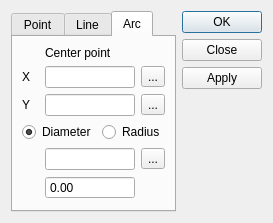
<?xml version="1.0" encoding="UTF-8"?>
<ui version="4.0">
 <class>Dialog</class>
 <widget class="QDialog" name="Dialog">
  <property name="geometry">
   <rect>
    <x>0</x>
    <y>0</y>
    <width>256</width>
    <height>205</height>
   </rect>
  </property>
  <property name="windowTitle">
   <string>Geo Palette</string>
  </property>
  <layout class="QHBoxLayout" name="horizontalLayout">
   <item>
    <widget class="QTabWidget" name="tabWidget">
     <property name="currentIndex">
      <number>2</number>
     </property>
     <widget class="QWidget" name="point_tab">
      <attribute name="title">
       <string>Point</string>
      </attribute>
      <layout class="QGridLayout" name="gridLayout">
       <item row="1" column="0">
        <widget class="QLabel" name="label_2">
         <property name="text">
          <string>X</string>
         </property>
        </widget>
       </item>
       <item row="1" column="2">
        <widget class="QToolButton" name="toolButton">
         <property name="text">
          <string>...</string>
         </property>
        </widget>
       </item>
       <item row="1" column="1">
        <widget class="QLineEdit" name="lineEdit"/>
       </item>
       <item row="3" column="0">
        <widget class="QLabel" name="label">
         <property name="text">
          <string>Y</string>
         </property>
        </widget>
       </item>
       <item row="3" column="1">
        <widget class="QLineEdit" name="lineEdit_2"/>
       </item>
       <item row="3" column="2">
        <widget class="QToolButton" name="toolButton_2">
         <property name="text">
          <string>...</string>
         </property>
        </widget>
       </item>
       <item row="4" column="1">
        <spacer name="verticalSpacer">
         <property name="orientation">
          <enum>Qt::Vertical</enum>
         </property>
         <property name="sizeHint" stdset="0">
          <size>
           <width>20</width>
           <height>40</height>
          </size>
         </property>
        </spacer>
       </item>
       <item row="3" column="3">
        <spacer name="horizontalSpacer">
         <property name="orientation">
          <enum>Qt::Horizontal</enum>
         </property>
         <property name="sizeHint" stdset="0">
          <size>
           <width>40</width>
           <height>20</height>
          </size>
         </property>
        </spacer>
       </item>
       <item row="0" column="1">
        <widget class="QLabel" name="label_11">
         <property name="text">
          <string>Location</string>
         </property>
        </widget>
       </item>
      </layout>
     </widget>
     <widget class="QWidget" name="line_tab">
      <attribute name="title">
       <string>Line</string>
      </attribute>
      <layout class="QGridLayout" name="gridLayout_3">
       <item row="4" column="1">
        <widget class="QLineEdit" name="lineEdit_8"/>
       </item>
       <item row="8" column="2">
        <widget class="QToolButton" name="toolButton_7">
         <property name="text">
          <string>...</string>
         </property>
        </widget>
       </item>
       <item row="4" column="2">
        <widget class="QToolButton" name="toolButton_8">
         <property name="text">
          <string>...</string>
         </property>
        </widget>
       </item>
       <item row="4" column="0">
        <widget class="QLabel" name="label_8">
         <property name="text">
          <string>X</string>
         </property>
        </widget>
       </item>
       <item row="0" column="1">
        <widget class="QLabel" name="label_9">
         <property name="text">
          <string>Start point</string>
         </property>
        </widget>
       </item>
       <item row="1" column="6">
        <spacer name="horizontalSpacer_3">
         <property name="orientation">
          <enum>Qt::Horizontal</enum>
         </property>
         <property name="sizeHint" stdset="0">
          <size>
           <width>12</width>
           <height>20</height>
          </size>
         </property>
        </spacer>
       </item>
       <item row="8" column="0">
        <widget class="QLabel" name="label_7">
         <property name="text">
          <string>Y</string>
         </property>
        </widget>
       </item>
       <item row="8" column="1">
        <widget class="QLineEdit" name="lineEdit_7"/>
       </item>
       <item row="1" column="0">
        <widget class="QLabel" name="label_5">
         <property name="text">
          <string>X</string>
         </property>
        </widget>
       </item>
       <item row="2" column="0">
        <widget class="QLabel" name="label_6">
         <property name="text">
          <string>Y</string>
         </property>
        </widget>
       </item>
       <item row="12" column="1">
        <spacer name="verticalSpacer_3">
         <property name="orientation">
          <enum>Qt::Vertical</enum>
         </property>
         <property name="sizeHint" stdset="0">
          <size>
           <width>20</width>
           <height>84</height>
          </size>
         </property>
        </spacer>
       </item>
       <item row="1" column="1">
        <widget class="QLineEdit" name="lineEdit_5"/>
       </item>
       <item row="1" column="2">
        <widget class="QToolButton" name="toolButton_6">
         <property name="text">
          <string>...</string>
         </property>
        </widget>
       </item>
       <item row="2" column="1">
        <widget class="QLineEdit" name="lineEdit_6"/>
       </item>
       <item row="2" column="2">
        <widget class="QToolButton" name="toolButton_5">
         <property name="text">
          <string>...</string>
         </property>
        </widget>
       </item>
       <item row="3" column="1">
        <widget class="QLabel" name="label_10">
         <property name="text">
          <string>End point</string>
         </property>
        </widget>
       </item>
      </layout>
     </widget>
     <widget class="QWidget" name="arc_tab">
      <attribute name="title">
       <string>Arc</string>
      </attribute>
      <layout class="QGridLayout" name="gridLayout_4">
       <item row="2" column="0">
        <widget class="QLabel" name="label_12">
         <property name="text">
          <string>Y</string>
         </property>
        </widget>
       </item>
       <item row="1" column="4">
        <spacer name="horizontalSpacer_4">
         <property name="orientation">
          <enum>Qt::Horizontal</enum>
         </property>
         <property name="sizeHint" stdset="0">
          <size>
           <width>25</width>
           <height>20</height>
          </size>
         </property>
        </spacer>
       </item>
       <item row="2" column="1" colspan="2">
        <widget class="QLineEdit" name="lineEdit_9"/>
       </item>
       <item row="2" column="3">
        <widget class="QToolButton" name="toolButton_9">
         <property name="text">
          <string>...</string>
         </property>
        </widget>
       </item>
       <item row="3" column="0" colspan="2">
        <widget class="QRadioButton" name="radioButton">
         <property name="text">
          <string>Diameter</string>
         </property>
         <property name="checked">
          <bool>true</bool>
         </property>
        </widget>
       </item>
       <item row="3" column="2" colspan="2">
        <widget class="QRadioButton" name="radioButton_2">
         <property name="text">
          <string>Radius</string>
         </property>
        </widget>
       </item>
       <item row="4" column="1" colspan="2">
        <widget class="QLineEdit" name="lineEdit_11"/>
       </item>
       <item row="4" column="3">
        <widget class="QToolButton" name="toolButton_10">
         <property name="text">
          <string>...</string>
         </property>
        </widget>
       </item>
       <item row="6" column="1">
        <spacer name="verticalSpacer_4">
         <property name="orientation">
          <enum>Qt::Vertical</enum>
         </property>
         <property name="sizeHint" stdset="0">
          <size>
           <width>20</width>
           <height>40</height>
          </size>
         </property>
        </spacer>
       </item>
       <item row="0" column="1" colspan="2">
        <widget class="QLabel" name="label_13">
         <property name="text">
          <string>Center point</string>
         </property>
        </widget>
       </item>
       <item row="1" column="3">
        <widget class="QToolButton" name="toolButton_11">
         <property name="text">
          <string>...</string>
         </property>
        </widget>
       </item>
       <item row="1" column="0">
        <widget class="QLabel" name="label_15">
         <property name="text">
          <string>X</string>
         </property>
        </widget>
       </item>
       <item row="1" column="1" colspan="2">
        <widget class="QLineEdit" name="lineEdit_10"/>
       </item>
       <item row="5" column="1" colspan="2">
        <widget class="QDoubleSpinBox" name="doubleSpinBox">
         <property name="buttonSymbols">
          <enum>QAbstractSpinBox::NoButtons</enum>
         </property>
         <property name="accelerated">
          <bool>false</bool>
         </property>
        </widget>
       </item>
      </layout>
     </widget>
    </widget>
   </item>
   <item>
    <widget class="QDialogButtonBox" name="buttonBox">
     <property name="orientation">
      <enum>Qt::Vertical</enum>
     </property>
     <property name="standardButtons">
      <set>QDialogButtonBox::Apply|QDialogButtonBox::Close|QDialogButtonBox::Ok</set>
     </property>
     <property name="centerButtons">
      <bool>false</bool>
     </property>
    </widget>
   </item>
  </layout>
 </widget>
 <resources/>
 <connections>
  <connection>
   <sender>buttonBox</sender>
   <signal>rejected()</signal>
   <receiver>Dialog</receiver>
   <slot>reject()</slot>
   <hints>
    <hint type="sourcelabel">
     <x>316</x>
     <y>260</y>
    </hint>
    <hint type="destinationlabel">
     <x>286</x>
     <y>274</y>
    </hint>
   </hints>
  </connection>
 </connections>
</ui>
